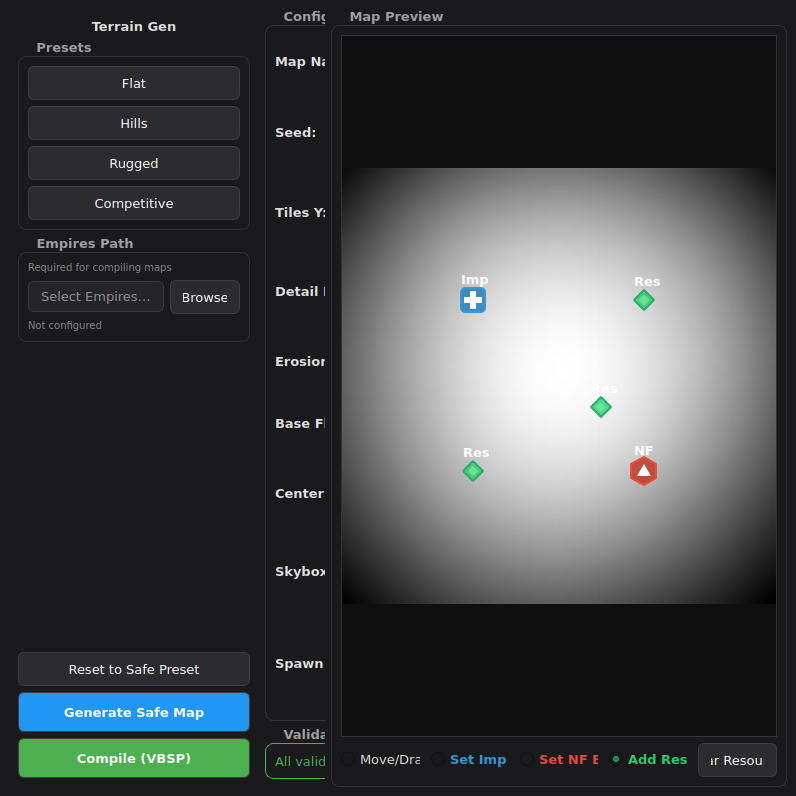
#> input picture screenshot.png, 796 x 796 px; its folder holds only this picture in this run
$ python vmf_gen.py ../screenshot.png
#> lines starting #> are read from the running program, lines starting #| are printed output that depends on the picture
#!/usr/bin/env python3
"""
Enhanced VMF Generation with full rules support.
Uses all available data from map_rules.json.
"""

import os
import sys
import math
import json
import numpy as np
from PIL import Image
from pathlib import Path
from dataclasses import dataclass
from typing import Optional, List, Tuple, Dict, Any

from src.terrain_pipeline import slope_to_alpha
from src.material_manager import THEME_BLEND_MATERIAL

sys.path.insert(0, str(Path(__file__).parent.parent / "tools" / "vmflib"))
from vmflib import vmf
from vmflib.types import Vertex
from vmflib.brush import DispInfo
from vmflib.tools import Block

from src.displacement_builder import (
    quantize_coord,
    apply_nodraw_to_terrain_except_top,
    point_to_segment_dist,
    flatten_terrain_at_location,
    get_terrain_height_at
)

from src.entity_placer import (
    spawn_base_entities_enhanced,
    spawn_resource_nodes_enhanced,
    spawn_custom_resources,
    spawn_info_nodes,
    spawn_required_entities_enhanced,
    spawn_player_spawn_points,
    spawn_capture_points
)

from src.skybox_manager import (
    WORLD_MIN_COORD,
    WORLD_MAX_COORD,
    choose_safe_skybox,
    generate_skybox,
    spawn_lighting
)

MAX_MAP_DISPINFO = 2048
WORLD_SAFE_MARGIN = 64


@dataclass
class PipelineSpec:
    """Specification for VMF generation pipeline."""

    map_name: str
    heightmap_path: Optional[str] = None
    seed: int = 12345

    terrain_max_height: int = 512
    skybox_ceiling: int = 4096
    terrain_actual_max: Optional[float] = None
    terrain_tile_size: int = 512
    terrain_power: int = 3
    terrain_material: str = "common/nature/blend_grass_mountainwall_000"
    skybox: Optional[str] = None
    terrain_tiles_x: int = 8
    terrain_tiles_y: int = 8

    output_dir: str = "."
    rules_file: str = "map_rules.json"
    use_enhanced_spawning: bool = True
    use_smart_details: bool = True
    disable_commander: bool = False
    disable_buildings: bool = False
    disable_resource_nodes: bool = False
    disable_capture_points: bool = True
    minimal_map: bool = False
    terrain_only: bool = False
    base_clear_radius: int = 512
    base_flatness: float = 0.8

    custom_imp_base_x: Optional[float] = None
    custom_imp_base_y: Optional[float] = None
    custom_nf_base_x: Optional[float] = None
    custom_nf_base_y: Optional[float] = None
    custom_resources: Optional[List[Tuple[float, float]]] = None
    custom_layout_nodes: Optional[List[Any]] = None
    custom_layout_connections: Optional[List[Any]] = None
    manual_terrain: bool = False
    custom_tile_materials: Optional[Dict[Tuple[int, int], str]] = None
    custom_tile_paint_target: str = "floor"

    topology: str = "canyon"
    urban_blocks: Optional[List[Any]] = None
    street_cover_points: Optional[List[Any]] = None
    compile_budget: Optional[Any] = None
    resource_elevation: Optional[Any] = None

    current_theme: str = "Temperate"
    terrain_texture_scale: Optional[float] = None  # None = Auto (theme-based)
    corridor_detail_width: int = 2048
    transition_width: int = 1536
    scenery_variation_noise: float = 0.4
    hero_prop_density: float = 0.5

    # [25 lines left out: functions default_imp_base, default_nf_base, not called in this run]

    def get_required_heightmap_size(self) -> Tuple[int, int]:
        """Calculate required heightmap dimensions for displacement tiles."""
        grid_size = (2**self.terrain_power) + 1
        w = self.terrain_tiles_x * (grid_size - 1) + 1
        h = self.terrain_tiles_y * (grid_size - 1) + 1
        return w, h


class DisplacementVMF:
    """Generates Source Engine VMF files with proper displacement terrain."""

    def __init__(self, spec: PipelineSpec):
        self.spec = spec
        self.heightmap: Optional[np.ndarray] = None
        self.heightmap_width: int = 0
        self.heightmap_height: int = 0

        # Load thematic defaults
        self.themes = {}
        textures_path = Path(__file__).parent.parent / "config" / "textures.json"
        if textures_path.exists():
            try:
                with open(textures_path, "r") as f:
                    self.themes = json.load(f).get("themes", {})
            except Exception as e:
                print(f"Warning: Failed to load themes for VMF gen: {e}")

    # [63 lines left out: function calculate_tile_zone_score, not called in this run]

    def load_heightmap(self, path: str, auto_resize: bool = True) -> np.ndarray:
        """Load heightmap from file, optionally auto-resizing to required dimensions."""
#> called with path = '../screenshot.png', auto_resize = True
        img = Image.open(path)
#> img is the input picture: PIL image 796x796 RGB; mean R, G, B 65.3, 68.3, 69.5
        img_w, img_h = img.size

        required_w, required_h = self.spec.get_required_heightmap_size()

        if auto_resize and (img_w != required_w or img_h != required_h):
            print(
                f"Resizing heightmap from {img_w}x{img_h} to {required_w}x{required_h}"
            )
#| Resizing heightmap from 796x796 to 65x65

            if img.mode == "I;16" or img.mode == "I":
                arr = np.array(img, dtype=np.float32)
                arr = arr / 65535.0
            elif img.mode == "L":
                arr = np.array(img.convert("L"), dtype=np.float32) / 255.0
            else:
                arr = np.array(img.convert("L"), dtype=np.float32) / 255.0
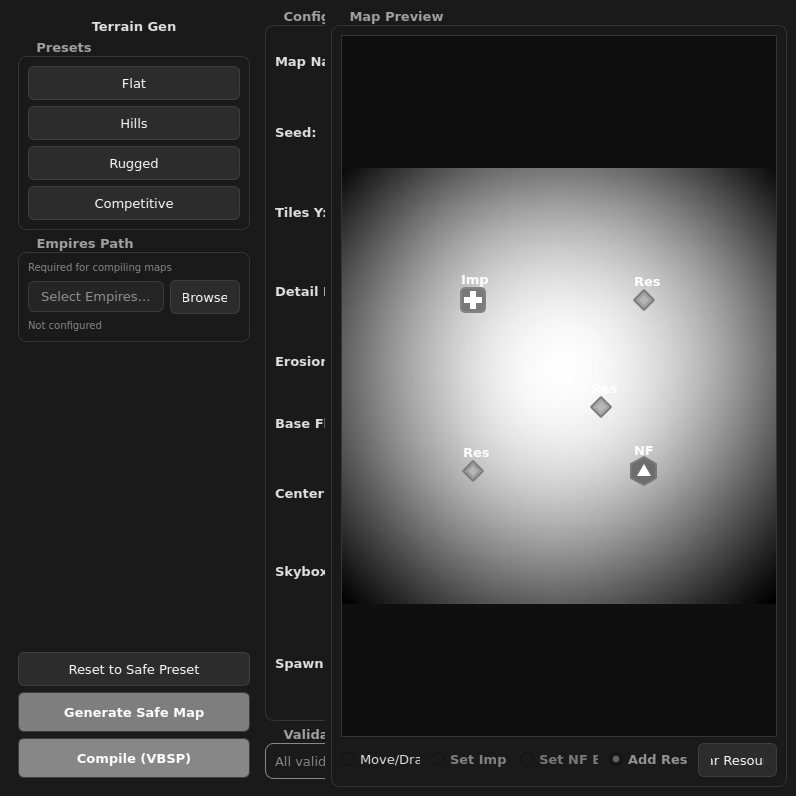
#> arr: shape (796, 796) float32; min 0, max 1, mean 0.264

            arr_resized = np.array(
                Image.fromarray(arr).resize((required_w, required_h), Image.LANCZOS)
            )
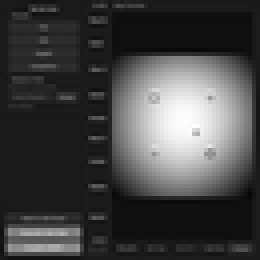
#> arr_resized: shape (65, 65) float32 (shown 4 times larger); min 0.0235, max 0.998, mean 0.264

            if img.mode == "I;16" or img.mode == "I":
                arr_resized = (arr_resized * 65535).astype(np.uint16)
                img = Image.fromarray(arr_resized, mode="I;16")
            else:
                arr_resized = (arr_resized * 255).astype(np.uint8)
                img = Image.fromarray(arr_resized, mode="L")

            output_path = str(Path(path).parent / f"{Path(path).stem}_resized.png")
            img.save(output_path)
            path = output_path
            print(f"Saved resized heightmap: {output_path}")
            img = Image.open(path)

        if img.mode == "I;16" or img.mode == "I":
            arr = np.array(img, dtype=np.float32)
            arr = arr / 65535.0
        elif img.mode == "L":
            arr = np.array(img.convert("L"), dtype=np.float32) / 255.0
#> arr: shape (65, 65) float32
#> (the rest of the program and of its run is left out)
